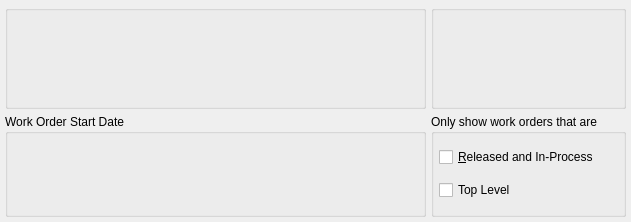
<?xml version="1.0" encoding="UTF-8"?>
<ui version="4.0">
 <comment>This file is part of the xTuple ERP: PostBooks Edition, a free and
open source Enterprise Resource Planning software suite,
Copyright (c) 1999-2010 by OpenMFG LLC, d/b/a xTuple.
It is licensed to you under the Common Public Attribution License
version 1.0, the full text of which (including xTuple-specific Exhibits)
is available at www.xtuple.com/CPAL.  By using this software, you agree
to be bound by its terms.</comment>
 <class>dspWoScheduleByItem</class>
 <widget class="QWidget" name="dspWoScheduleByItem">
  <property name="geometry">
   <rect>
    <x>0</x>
    <y>0</y>
    <width>631</width>
    <height>222</height>
   </rect>
  </property>
  <property name="windowTitle">
   <string>Work Order Schedule by Item</string>
  </property>
  <layout class="QGridLayout" name="gridLayout_4">
   <item row="0" column="0">
    <widget class="QGroupBox" name="_itemGroup">
     <property name="title">
      <string/>
     </property>
     <layout class="QGridLayout" name="gridLayout_2">
      <item row="0" column="0">
       <widget class="ItemCluster" name="_item">
        <property name="focusPolicy">
         <enum>Qt::StrongFocus</enum>
        </property>
       </widget>
      </item>
      <item row="0" column="1">
       <spacer>
        <property name="orientation">
         <enum>Qt::Horizontal</enum>
        </property>
        <property name="sizeType">
         <enum>QSizePolicy::Expanding</enum>
        </property>
        <property name="sizeHint" stdset="0">
         <size>
          <width>0</width>
          <height>20</height>
         </size>
        </property>
       </spacer>
      </item>
     </layout>
    </widget>
   </item>
   <item row="0" column="1">
    <widget class="WarehouseGroup" name="_warehouse">
     <property name="focusPolicy">
      <enum>Qt::StrongFocus</enum>
     </property>
     <property name="title">
      <string/>
     </property>
     <property name="fixedSize">
      <bool>false</bool>
     </property>
    </widget>
   </item>
   <item row="1" column="0">
    <widget class="QGroupBox" name="_dateGroup">
     <property name="title">
      <string>Work Order Start Date</string>
     </property>
     <layout class="QGridLayout" name="gridLayout">
      <item row="0" column="0">
       <widget class="DateCluster" name="_dates">
        <property name="focusPolicy">
         <enum>Qt::StrongFocus</enum>
        </property>
       </widget>
      </item>
      <item row="0" column="1">
       <spacer>
        <property name="orientation">
         <enum>Qt::Horizontal</enum>
        </property>
        <property name="sizeType">
         <enum>QSizePolicy::Expanding</enum>
        </property>
        <property name="sizeHint" stdset="0">
         <size>
          <width>0</width>
          <height>20</height>
         </size>
        </property>
       </spacer>
      </item>
     </layout>
    </widget>
   </item>
   <item row="1" column="1">
    <widget class="QGroupBox" name="groupBox">
     <property name="title">
      <string>Only show work orders that are</string>
     </property>
     <layout class="QGridLayout" name="gridLayout_3">
      <item row="0" column="0">
       <widget class="XCheckBox" name="_showOnlyRI">
        <property name="text">
         <string>&amp;Released and In-Process</string>
        </property>
       </widget>
      </item>
      <item row="1" column="0">
       <widget class="XCheckBox" name="_showOnlyTopLevel">
        <property name="text">
         <string>Top Level</string>
        </property>
       </widget>
      </item>
     </layout>
    </widget>
   </item>
  </layout>
 </widget>
 <layoutdefault spacing="5" margin="5"/>
 <pixmapfunction>qPixmapFromMimeSource</pixmapfunction>
 <customwidgets>
  <customwidget>
   <class>DateCluster</class>
   <extends>QWidget</extends>
   <header>datecluster.h</header>
  </customwidget>
  <customwidget>
   <class>ItemCluster</class>
   <extends>QWidget</extends>
   <header>itemcluster.h</header>
  </customwidget>
  <customwidget>
   <class>WarehouseGroup</class>
   <extends>QGroupBox</extends>
   <header>warehousegroup.h</header>
  </customwidget>
  <customwidget>
   <class>XCheckBox</class>
   <extends>QCheckBox</extends>
   <header>xcheckbox.h</header>
  </customwidget>
 </customwidgets>
 <tabstops>
  <tabstop>_item</tabstop>
  <tabstop>_warehouse</tabstop>
  <tabstop>_dates</tabstop>
  <tabstop>_showOnlyRI</tabstop>
  <tabstop>_showOnlyTopLevel</tabstop>
 </tabstops>
 <resources/>
 <connections/>
</ui>
